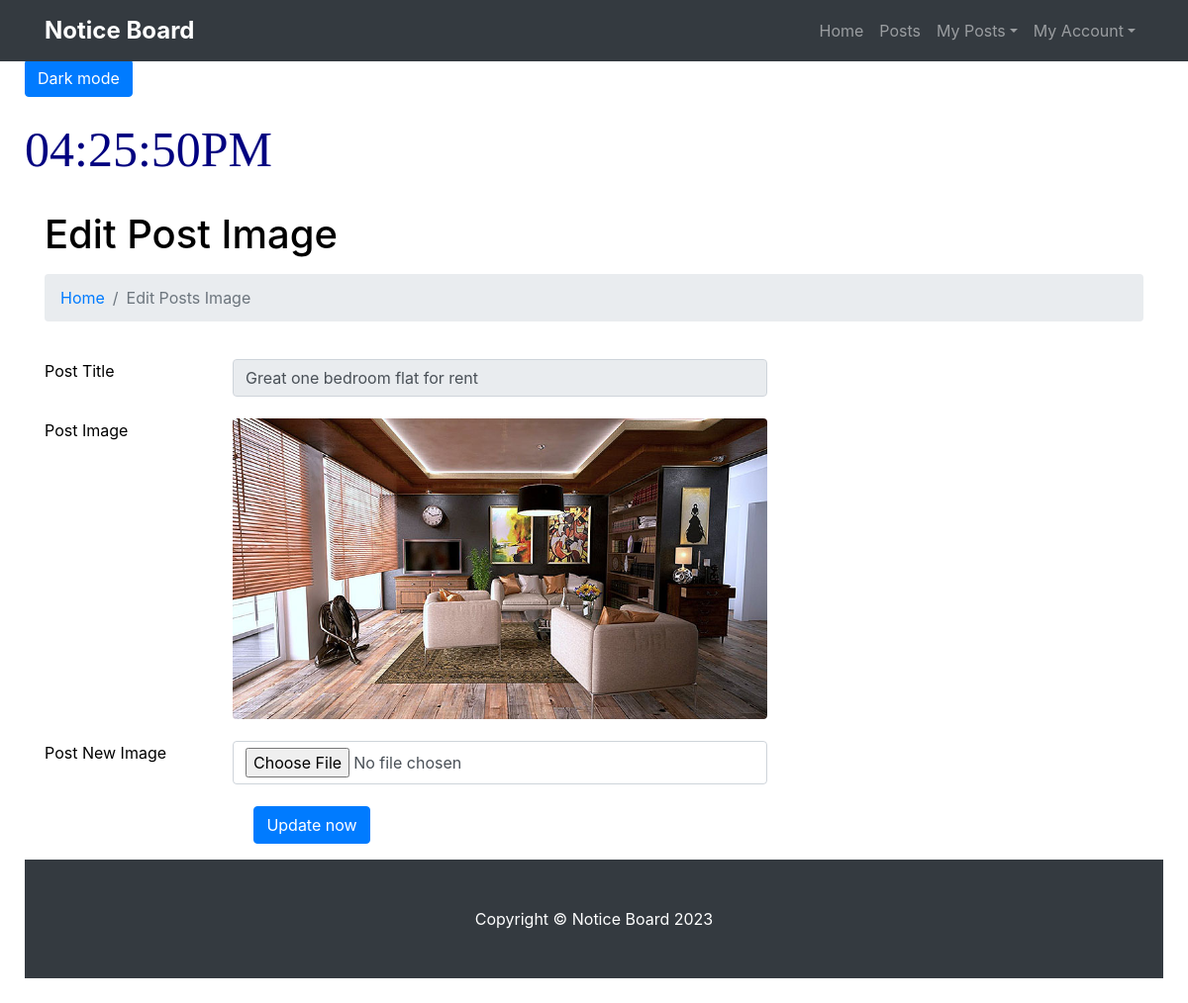
/change-image.php?pid=3 (signed in), run on the app's committed database.
### tables this page shows
CREATE TABLE `posts` (
  `postid` int(5) NOT NULL,
  `uid` int(11) DEFAULT NULL,
  `title` varchar(120) DEFAULT NULL,
  `created` timestamp NULL DEFAULT current_timestamp(),
  `content` mediumtext DEFAULT NULL,
  `image` varchar(64) DEFAULT NULL
);

### change-image.php (the view, shortened to what this page needs)
<?php session_start();
include('includes/config.php');
if (strlen($_SESSION['newuid']==0)) {
  header('location:logout.php');
  } else{
?>
<!DOCTYPE html>
<html lang="en">
  <head>
    <link href="vendor/bootstrap/css/bootstrap.min.css" rel="stylesheet">
    <link href="css/modern-business.css" rel="stylesheet">
  </head>
  <body>
    <?php include('includes/header.php');?>
    <div class="container">
      <h1 class="mt-4 mb-3">Edit Post Image</h1>
      <ol class="breadcrumb">
        <li class="breadcrumb-item">
          <a href="index.php">Home</a>
        </li>
        <li class="breadcrumb-item active">Edit Posts Image</li>
      </ol>
      <div class="row">
        <div class="col-lg-12">
          <?php
$pid=$_GET['pid'];
$query=mysqli_query($con,"select * from posts where postid='$pid'");
while ($row=mysqli_fetch_array($query)) {
?>
<form  method="post" enctype="multipart/form-data">
<div class="row custom">
<div class="col-2 col-offset-1">Post Title</div>
<div class="col-6 col-offset-1">
<input type="text" class="form-control" name="title" required="true" value="<?php echo ($row['title']);?>" readonly>
</div>
</div>
<div class="row custom">
<div class="col-2 col-offset-1">Post Image</div>
<div class="col-6 col-offset-1">
            <?php if($row['image']==''):?>
 <img class="img-fluid rounded" src="postimages/no-image.png" alt="<?php echo htmlentities($row['title']);?>" height="350">
<?php else: ?>
 <img class="img-fluid rounded" src="postimages/<?php echo htmlentities($row['image']);?>" alt="<?php echo htmlentities($row['title']);?>">
<?php endif; ?>
</div>
</div>
<div class="row custom">
<div class="col-2 col-offset-1">Post New Image</div>
<div class="col-6 col-offset-1">
<input type="file" class="form-control" id="postimage" name="postimage"  required="true" >
</div>
</div>
<div class="row custom">
<div class="form-group col-md-6" align="center">
                <button type="submit" value="submit" name="submit" class="btn btn-primary">Update now</button>
              </div>
</div>
          </div>
<?php } ?>
        </div>
      </div>
 <?php include('includes/footer.php');?>
  </body>
</html>
<?php } ?>

### css/modern-business.css (style rules this page uses)
@media (min-width: 992px) { body { padding-top: 56px; } }

### change-image.php (style rules this page uses)
.custom { margin-top:2%; }
body { padding: 25px; background-color: white; color: black; }

### data on the page
posts: title "Great one bedroom flat for rent", image (picture)
